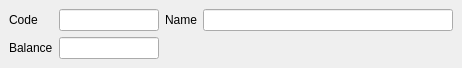
<?xml version="1.0" encoding="UTF-8"?>
<ui version="4.0">
 <class>WCityLedger</class>
 <widget class="QWidget" name="WCityLedger">
  <property name="geometry">
   <rect>
    <x>0</x>
    <y>0</y>
    <width>450</width>
    <height>64</height>
   </rect>
  </property>
  <property name="windowTitle">
   <string>Form</string>
  </property>
  <layout class="QGridLayout" name="gridLayout">
   <property name="sizeConstraint">
    <enum>QLayout::SetFixedSize</enum>
   </property>
   <property name="leftMargin">
    <number>9</number>
   </property>
   <property name="topMargin">
    <number>9</number>
   </property>
   <property name="rightMargin">
    <number>9</number>
   </property>
   <property name="bottomMargin">
    <number>9</number>
   </property>
   <property name="horizontalSpacing">
    <number>6</number>
   </property>
   <item row="0" column="2">
    <widget class="QLabel" name="label_2">
     <property name="text">
      <string>Name</string>
     </property>
    </widget>
   </item>
   <item row="0" column="3">
    <widget class="EQLineEdit" name="leCLName">
     <property name="minimumSize">
      <size>
       <width>250</width>
       <height>0</height>
      </size>
     </property>
     <property name="readOnly">
      <bool>true</bool>
     </property>
    </widget>
   </item>
   <item row="0" column="1">
    <widget class="EQLineEdit" name="leCL">
     <property name="minimumSize">
      <size>
       <width>100</width>
       <height>0</height>
      </size>
     </property>
     <property name="maximumSize">
      <size>
       <width>100</width>
       <height>16777215</height>
      </size>
     </property>
    </widget>
   </item>
   <item row="1" column="0">
    <widget class="QLabel" name="label_3">
     <property name="text">
      <string>Balance</string>
     </property>
    </widget>
   </item>
   <item row="1" column="1">
    <widget class="EQLineEdit" name="leBalance">
     <property name="minimumSize">
      <size>
       <width>100</width>
       <height>0</height>
      </size>
     </property>
     <property name="maximumSize">
      <size>
       <width>100</width>
       <height>16777215</height>
      </size>
     </property>
     <property name="readOnly">
      <bool>true</bool>
     </property>
    </widget>
   </item>
   <item row="0" column="0">
    <widget class="QLabel" name="label">
     <property name="text">
      <string>Code</string>
     </property>
    </widget>
   </item>
  </layout>
 </widget>
 <customwidgets>
  <customwidget>
   <class>EQLineEdit</class>
   <extends>QLineEdit</extends>
   <header location="global">eqlineedit.h</header>
   <slots>
    <signal>customButtonClicked(bool)</signal>
   </slots>
  </customwidget>
 </customwidgets>
 <resources/>
 <connections/>
</ui>
